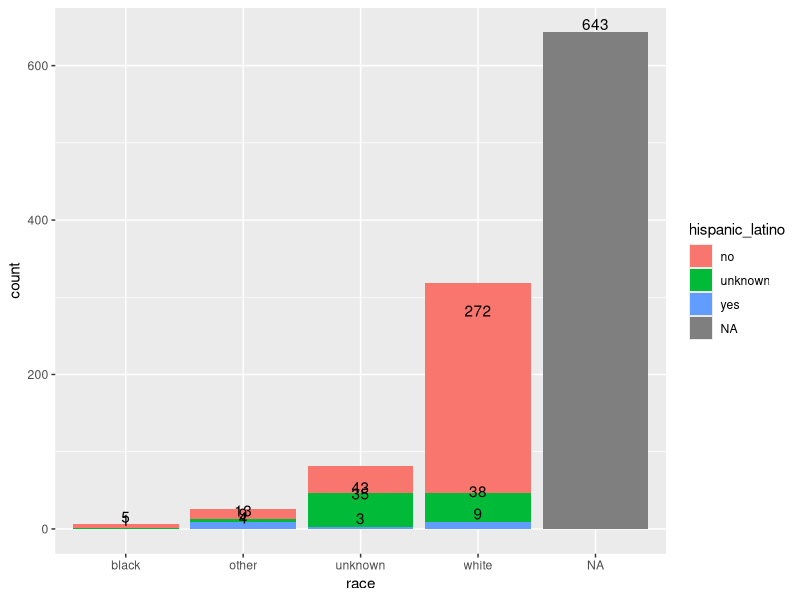
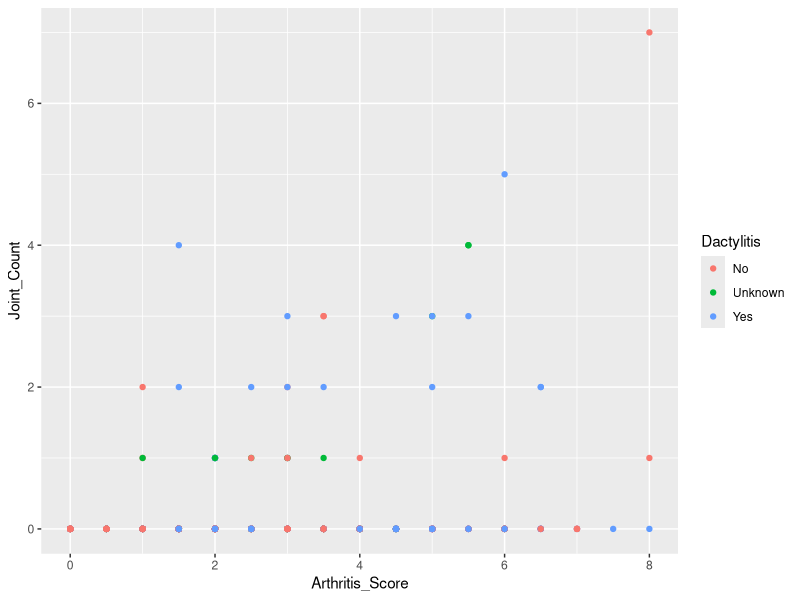
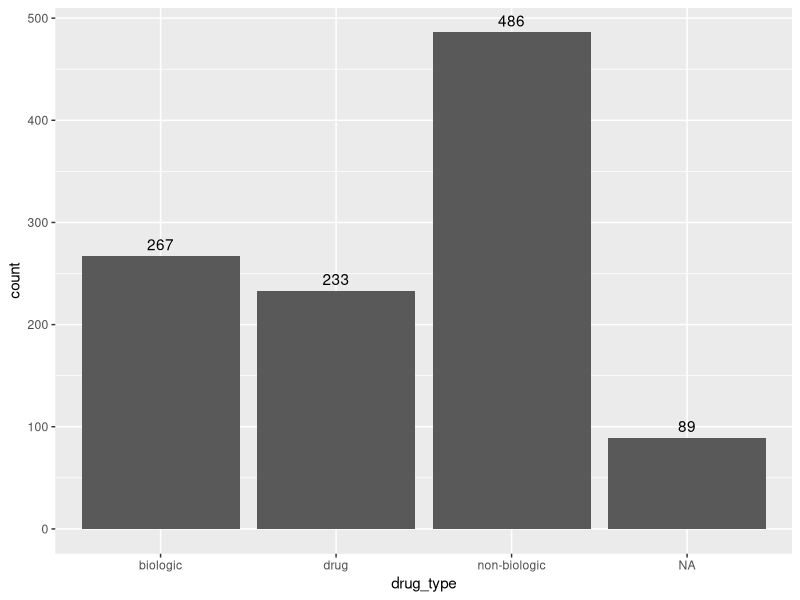
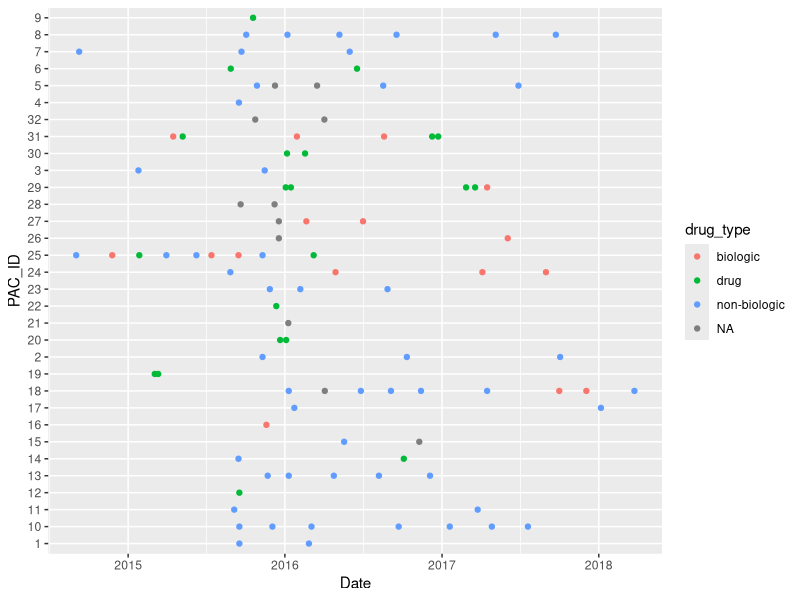

R code for these plots, in order:
## ---- chunk 1
library(dplyr)
library(tidyverse)
library(lubridate)
library(ggplot2)
## ---- chunk 2
#clean_first <- read.csv("PsA_clean.csv")

clean_one <- read.csv("PsA_clean.csv", na.strings=c("","NA"," "))
## ---- chunk 3
#View(clean_first)
## ---- chunk 4
#clean_one <- clean_first %>%
#  filter(Event_Name == "B")
## ---- chunk 5
#View(clean_one)
## ---- chunk 6
clean_one$race<-"unknown"
clean_one$hispanic_latino<-"unknown"
## ---- chunk 7
clean_one <- clean_one %>% mutate(hispanic_latino = ifelse(Hispanic_Latino_Yes == 1 , "yes", hispanic_latino))
clean_one <- clean_one %>% mutate(hispanic_latino = ifelse(Hispanic_Latino_No == 1 , "no", hispanic_latino))
clean_one <- clean_one %>% mutate(hispanic_latino = ifelse(Hispanic_Latino_Not_Reported == 1 , "unknown", hispanic_latino))
clean_one <- clean_one %>% mutate(hispanic_latino = ifelse(Hispanic_Latino_Unknown == 1 , "unknown", hispanic_latino))
## ---- chunk 8
clean_one <- clean_one %>% mutate(race = ifelse(WHITE == 1 , "white", race))
clean_one <- clean_one %>% mutate(race = ifelse(BLACK == 1 , "black", race))
clean_one <- clean_one %>% mutate(race = ifelse(NATIVE_AMERICAN == 1 , "native_american", race))
clean_one <- clean_one %>% mutate(race = ifelse(NATIVE_HAWAIIAN_PACIFIC_ISLANDER == 1 , "native_hawaiian_pacific_islander", race))
clean_one <- clean_one %>% mutate(race = ifelse(OTHER == 1 , "other", race))
clean_one <- clean_one %>% mutate(race = ifelse(NOT_REPORTED == 1 , "unknown", race))
clean_one <- clean_one %>% mutate(race = ifelse(UNKNOWN == 1 , "unknown", race))
## ---- chunk 9
ggplot(clean_one, aes(race, fill=hispanic_latino)) +
  geom_bar()+
  geom_text(stat='count', aes(label=..count..), vjust=-0.2)
## ---- chunk 10
clean_one$Dactylitis <- as.character(clean_one$Dactylitis)
clean_one$Dactylitis[is.na(clean_one$Dactylitis)] <- "Unknown"
clean_one <- clean_one %>% mutate(Dactylitis = ifelse(Dactylitis == "Unavailable" , "Unknown", Dactylitis))
## ---- chunk 11
#clean_one$Dactylitis
## ---- chunk 12
ggplot(clean_one, aes(x=Arthritis_Score, y=Joint_Count, colour=Dactylitis))+
         geom_point()
## ---- chunk 13
# create drug column
clean_one$drug_type<-"drug"
## ---- chunk 14
#biologics
clean_one <- clean_one %>% mutate(drug_type = ifelse(Cosentyx_Secukinumab == "Yes" , "biologic", drug_type))
clean_one <- clean_one %>% mutate(drug_type = ifelse(Adalimumab_Humira == "Yes" , "biologic", drug_type))
clean_one <- clean_one %>% mutate(drug_type = ifelse(Certolizumab_Pegol_Cimzia == "Yes" , "biologic", drug_type))
clean_one <- clean_one %>% mutate(drug_type = ifelse(Etanercept_Enbrel == "Yes" , "biologic", drug_type))
clean_one <- clean_one %>% mutate(drug_type = ifelse(Golimumab_Simponi == "Yes" , "biologic", drug_type))
clean_one <- clean_one %>% mutate(drug_type = ifelse(Infliximab_Remicade == "Yes" , "biologic", drug_type))
clean_one <- clean_one %>% mutate(drug_type = ifelse(Ustekinumab_Stelara == "Yes" , "biologic", drug_type))

# non-biologics
clean_one <- clean_one %>% mutate(drug_type = ifelse(Sulfasalazine == "Yes" , "non-biologic", drug_type))
clean_one <- clean_one %>% mutate(drug_type = ifelse(Apremilast == "Yes" , "non-biologic", drug_type))
clean_one <- clean_one %>% mutate(drug_type = ifelse(Azathioprine_Imuran == "Yes" , "non-biologic", drug_type))
clean_one <- clean_one %>% mutate(drug_type = ifelse(Hydroxychloroquine_Plaquenil == "Yes" , "non-biologic", drug_type))
clean_one <- clean_one %>% mutate(drug_type = ifelse(Leflunomide_Arava == "Yes" , "non-biologic", drug_type))
clean_one <- clean_one %>% mutate(drug_type = ifelse(Methotrexate_Rheumatrex == "Yes" , "non-biologic", drug_type))
clean_one <- clean_one %>% mutate(drug_type = ifelse(Mycophenolate_mofetil_CellCept == "Yes" , "non-biologic", drug_type))

## ---- chunk 15
ggplot(clean_one, aes(drug_type))+
  geom_bar()+
  geom_text(stat='count', aes(label=..count..), vjust = -0.5)
## ---- chunk 16
clean_one$PAC_ID <- as.character(clean_one$PAC_ID)
clean_one$Date <- as.character(clean_one$Date)
## ---- chunk 17
# convert patient visit dates into date variables
clean_one$Date <- as_date(clean_one$Date)
## ---- chunk 18
class(clean_one$Date)
## ---- chunk 19
as.tibble(clean_one[1:50,])
## ---- chunk 20
ggplot(clean_one[1:100,], aes(x=Date, y=PAC_ID, color=drug_type))+
  geom_point()
